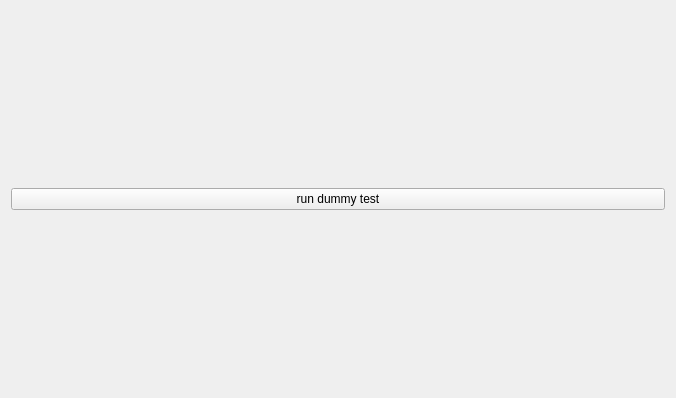
<?xml version="1.0" encoding="UTF-8"?>
<ui version="4.0">
 <class>TestEditorWidget</class>
 <widget class="QWidget" name="TestEditorWidget">
  <property name="geometry">
   <rect>
    <x>0</x>
    <y>0</y>
    <width>676</width>
    <height>398</height>
   </rect>
  </property>
  <property name="windowTitle">
   <string>Form</string>
  </property>
  <layout class="QVBoxLayout" name="verticalLayout">
   <item>
    <widget class="QPushButton" name="pushButton">
     <property name="text">
      <string>run dummy test</string>
     </property>
    </widget>
   </item>
  </layout>
 </widget>
 <resources/>
 <connections/>
</ui>
